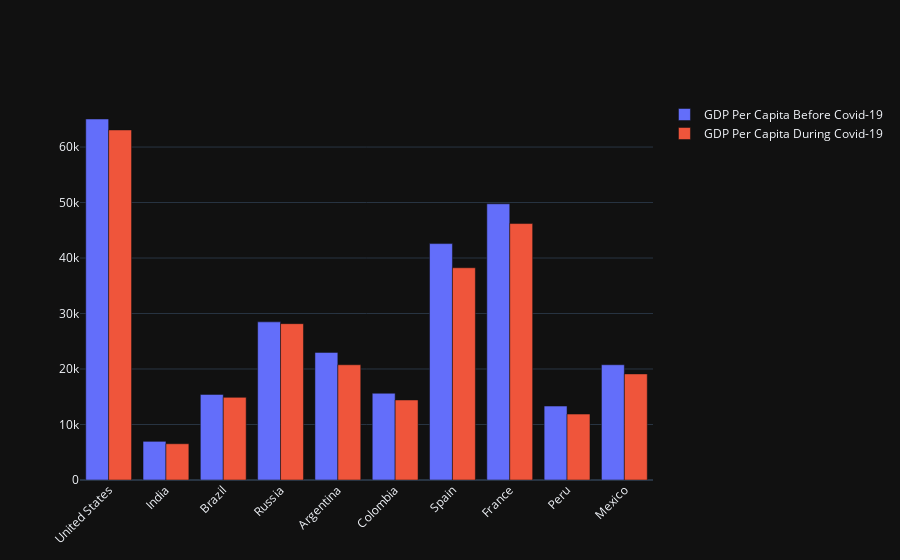

The notebook cell this image was saved under:
### Markdown cell above
Сравним ВВП на душу населения до Covid-19 и во время Covid-19, чтобы оценить влияние covid-19 на ВВП на душу населения:

### Code cell
fig = go.Figure()
fig.add_trace(go.Bar(
    x=data["Country"],
    y=data["GDP Before Covid"],
    name='GDP Per Capita Before Covid-19',
))
fig.add_trace(go.Bar(
    x=data["Country"],
    y=data["GDP During Covid"],
    name='GDP Per Capita During Covid-19',
))
fig.update_layout(barmode='group', xaxis_tickangle=-45)
fig.show()

### Figure 1 — Plotly figure (JSON) as saved in the notebook; plotly's stock layout.template omitted (floating-point values rounded to 4 significant figures)
{"data": [{"name": "GDP Per Capita Before Covid-19", "x": ["United States", "India", "Brazil", "Russia", "Argentina", "Colombia", "Spain", "France", "Peru", "Mexico"], "y": [65052, 6966, 15424, 28495, 22997, 15633, 42600, 49769, 13323, 20767], "type": "bar"}, {"name": "GDP Per Capita During Covid-19", "x": ["United States", "India", "Brazil", "Russia", "Argentina", "Colombia", "Spain", "France", "Peru", "Mexico"], "y": [63078, 6532, 14890, 28171, 20764, 14421, 38244, 46213, 11879, 19117], "type": "bar"}], "layout": {"xaxis": {"tickangle": -45}, "barmode": "group"}}
